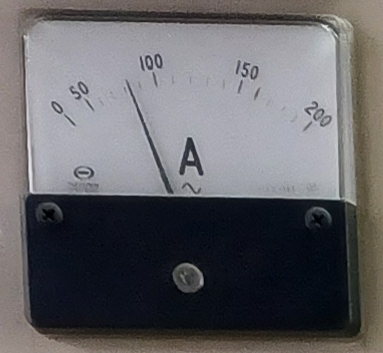
#> input picture AnalogMeter/200A/11A.jpg, 383 x 353 px, found by its file name
$ jupyter execute --allow-errors 'Analogue_Gauge_Reader_(Paddlepaddle).ipynb'
#> lines starting #> are read from the running program, lines starting #| are printed output that depends on the picture; after the words box and inside, x2 and y2 are one past the last pixel; in counts of white or black regions, pixels touching at a corner belong together
[cell 1]
import matplotlib.pylab as plt
import cv2
import numpy as np
import os
import pandas as pd
from paddleocr import PaddleOCR, draw_ocr

#> (a cell that did not finish here is left out)

# 載入影像

[cell 3]
def dist_2_pts(x1, y1, x2, y2):
    #print np.sqrt((x2-x1)^2+(y2-y1)^2)
    return np.sqrt((x2 - x1)**2 + (y2 - y1)**2)

# [38 lines left out: functions pos_2_angle, is_number, not called in this run]

"""
X=(gb-cf)\(eb-af)

Y=(ag-ce)\(af-be)

R=sqrt((X-x1)*(X-x1)+(Y-y1)*(Y-y1))
"""

# [7 lines left out: function get_circle, not called in this run]

[cell 4]
img= cv2.imread('/content/11A.jpg')[:,:,::-1]

height, width= img.shape[:2]
#> height = 353; width = 383
plt.figure(figsize=(10,7))
plt.imshow(img)
gray= cv2.cvtColor(img, cv2.COLOR_BGR2GRAY) #Convert to gray

# 找圓型

#> (a cell that did not finish here is left out)

[cell 6]
# 推估圓形位置
import itertools
# 排列組合3點座標
#> (the rest of this cell did not finish here and is left out)

#> (a cell that did not finish here is left out)

# 標示圓型度數

[cell 8]
separation= 10 #in degrees
interval = int(360/separation)
p1 = np.zeros((interval,2))  #set empty arrays
p2 = np.zeros((interval,2))
p_text = np.zeros((interval,2))

# 計算圓上點座標，已知半徑、圓心，x1 = x0 + r * cos(angle * PI / 180) y1 = y0 + r * sin(angle * PI /180)
#> (the rest of this cell did not finish here and is left out)

# 找尋起始值與最終值

[cell 9]
# 先把輪廓找出來
separation= 10 #in degrees
interval = int(360/separation)
p3 = np.zeros((interval,2))  #set empty arrays
p4 = np.zeros((interval,2))

#> (the rest of this cell did not finish here and is left out)

[cell 10]
# 遮蔽背景，以方便找出輪廓
def region_of_interest(img, vertices):
    mask= np.zeros_like(img)
    match_mask_color= (255, 255, 255) # White color
    cv2.fillPoly(mask, vertices, match_mask_color)
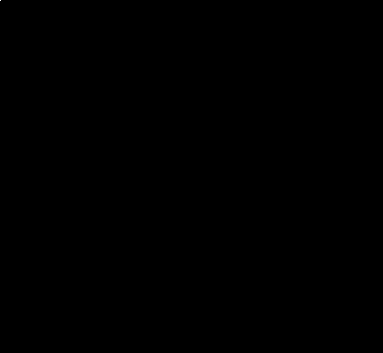
#> mask: shape (353, 383, 3); 0% white in thin lines or dots, all inside (x1, y1, x2, y2) = (0, 0, 1, 1)
    masked_image= cv2.bitwise_and(img, mask)
    return masked_image

region_of_interest_vertices= p3
cropped_image= region_of_interest(img, np.array([region_of_interest_vertices], np.int64))
plt.figure(figsize=(10,8))
plt.imshow(cropped_image)

#> (a cell that did not finish here is left out)

#> (a cell that did not finish here is left out)

#> (a cell that did not finish here is left out)

# 找指針

[cell 14]
minLineLength = 10
maxlineGap   = 8

output1 = img.copy()
th, dst2 = cv2.threshold(gray, 127, 255, cv2.THRESH_BINARY_INV)
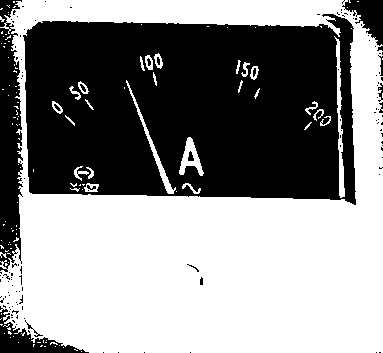
#> dst2: shape (353, 383); 54.8% white; 128 black regions (111 under 20 px), largest, box (x1, y1, x2, y2) and area: (23, 14, 356, 205) 53553, (0, 0, 23, 272) 4549, (0, 306, 89, 353) 1311

lines = cv2.HoughLinesP(dst2, 1, np.pi / 180, 100, minLineLength, maxlineGap)
#> lines = 591 rows, first 6: [22, 269, 382, 225], [0, 283, 20, 283], [11, 309, 382, 335], [20, 229, 382, 204], [23, 295, 382, 333], [207, 247, 382, 294]
#Visualize the lines
for line in lines:
    x1, y1, x2, y2 =line[0]

    cv2.line(output1, (x1, y1), (x2, y2), (0,255,0), 2)
#> this loop made 591 passes
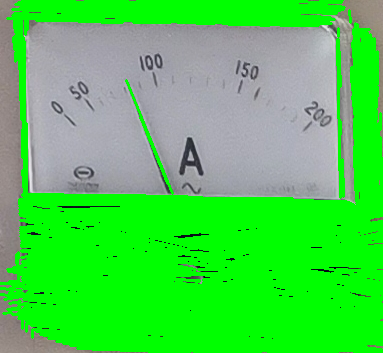
#> output1: shape (353, 383, 3); mean R, G, B 75.7, 208.1, 77.8
plt.figure(figsize=(10,7))
plt.imshow(output1)

[cell 15]
# 指定取得指針的Y範圍
Pointer_field_view_Y = height/2
#> Pointer_field_view_Y = 176.5

final_line_list = []
#print "radius: %s" %r
output6= img.copy()
# 線不能比半徑r長or短
diff1LowerBound = 0.0 #diff1LowerBound and diff1UpperBound determine how close the line should be from the center
diff1UpperBound = 0.6
diff2LowerBound = 0.3 #diff2LowerBound and diff2UpperBound determine how close the other point of the line should be to the outside of the gauge
diff2UpperBound = 1.3
#> (the rest of this cell did not finish here and is left out)

$ run again, with AnalogMeter/200A/12A.jpg copied over AnalogMeter/200A/11A.jpg
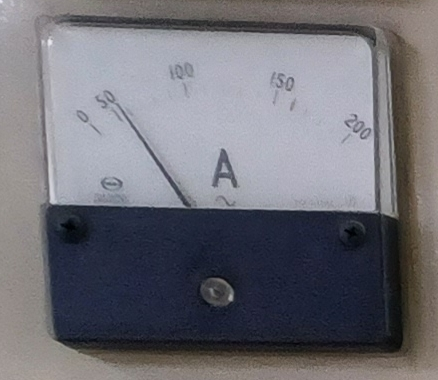
#> input picture AnalogMeter/200A/12A.jpg, 438 x 380 px, found by its file name
#> mask: shape (380, 438, 3); 0% white in thin lines or dots, all inside (x1, y1, x2, y2) = (0, 0, 1, 1)
#> `th, dst2 = cv2.threshold(gray, 127, 255, cv2.THRESH_BINARY_INV)`:
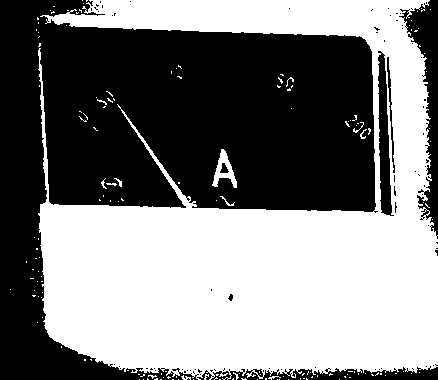
#> dst2: shape (380, 438); 50% white; 80 black regions (73 under 20 px), largest, box (x1, y1, x2, y2) and area: (0, 0, 378, 380) 76122, (399, 0, 438, 239) 3277, (197, 366, 438, 380) 1862
#> lines = 420 rows, first 6: [39, 224, 437, 309], [40, 207, 430, 227], [43, 309, 247, 269], [43, 260, 437, 351], [40, 218, 437, 267], [44, 312, 437, 353]
#> the loop `for line in lines:` made 420 passes
#> after the loop `for line in lines:`:
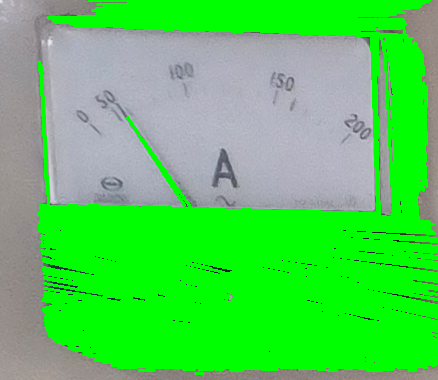
#> output1: shape (380, 438, 3); mean R, G, B 83.4, 206.4, 86.5

$ run again, with AnalogMeter/200A/10B.jpg copied over AnalogMeter/200A/11A.jpg
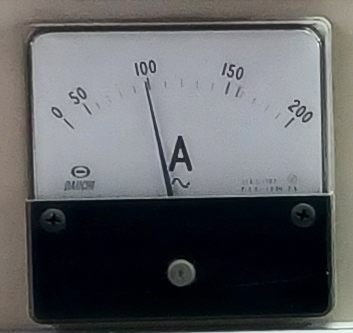
#> input picture AnalogMeter/200A/10B.jpg, 353 x 333 px, found by its file name
#> mask: shape (333, 353, 3); 0% white in thin lines or dots, all inside (x1, y1, x2, y2) = (0, 0, 1, 1)
#> `th, dst2 = cv2.threshold(gray, 127, 255, cv2.THRESH_BINARY_INV)`:
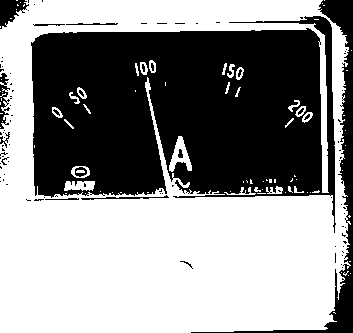
#> dst2: shape (333, 353); 56.1% white; 96 black regions (81 under 20 px), largest, box (x1, y1, x2, y2) and area: (31, 16, 336, 233) 45810, (191, 0, 353, 333) 4170, (0, 0, 29, 29) 475
#> lines = 908 rows, first 6: [174, 197, 306, 329], [30, 332, 312, 195], [224, 239, 314, 329], [0, 198, 181, 257], [0, 304, 105, 295], [0, 290, 169, 254]
#> the loop `for line in lines:` made 908 passes
#> after the loop `for line in lines:`:
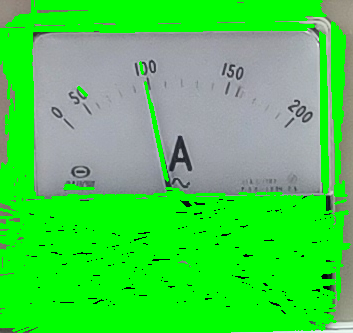
#> output1: shape (333, 353, 3); mean R, G, B 70.7, 208.3, 73.9

$ run again, with AnalogMeter/200A/11B.jpg copied over AnalogMeter/200A/11A.jpg
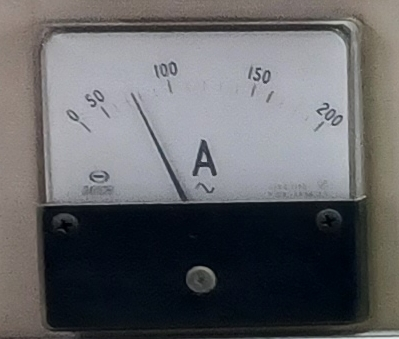
#> input picture AnalogMeter/200A/11B.jpg, 399 x 339 px, found by its file name
#> mask: shape (339, 399, 3); 0% white in thin lines or dots, all inside (x1, y1, x2, y2) = (0, 0, 1, 1)
#> `th, dst2 = cv2.threshold(gray, 127, 255, cv2.THRESH_BINARY_INV)`:
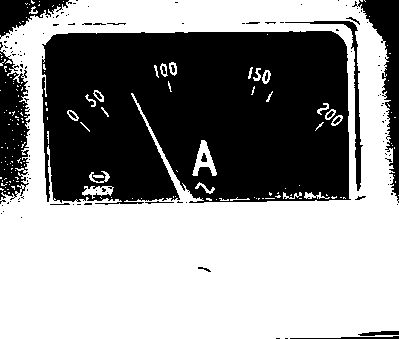
#> dst2: shape (339, 399); 57.5% white; 122 black regions (100 under 20 px), largest, box (x1, y1, x2, y2) and area: (42, 31, 351, 205) 48373, (0, 50, 30, 200) 3063, (352, 0, 399, 203) 2832
#> lines = 766 rows, first 6: [3, 205, 398, 319], [6, 201, 398, 284], [22, 218, 391, 330], [20, 201, 398, 267], [2, 338, 179, 267], [365, 197, 391, 185]
#> the loop `for line in lines:` made 766 passes
#> after the loop `for line in lines:`:
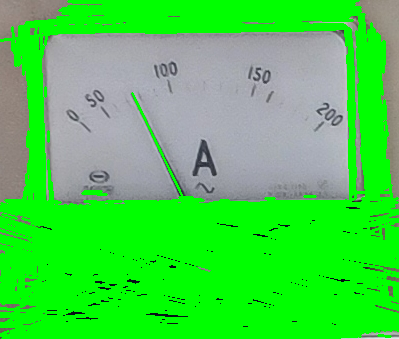
#> output1: shape (339, 399, 3); mean R, G, B 71.3, 209.9, 73.5
